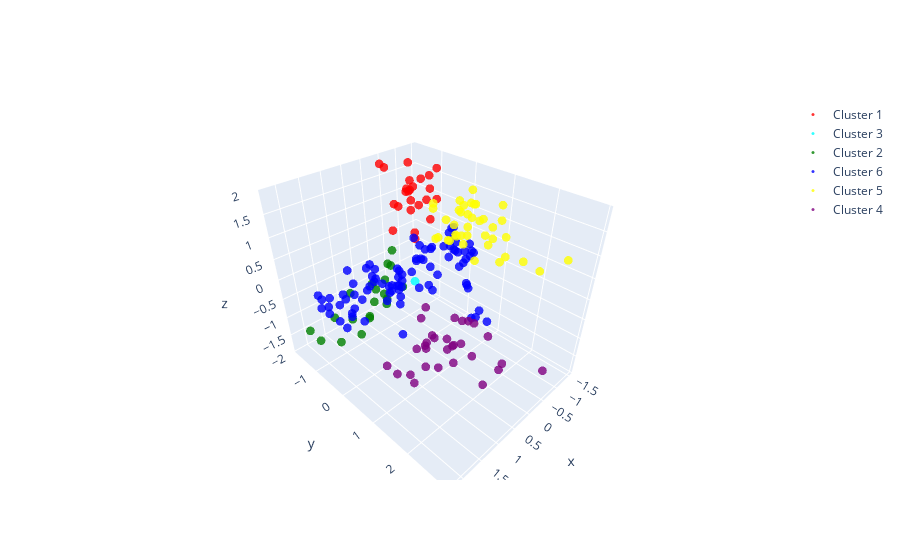

The notebook cell this image was saved under:
### Code cell
from scipy.cluster.hierarchy import fcluster

# Define el número de clusters 
num_clusters = 6

# Añade los clusters a tu DataFrame
df['Cluster_single'] = fcluster(linked, num_clusters, criterion='maxclust')

# Define los colores para cada cluster
colores = ['blue', 'red', 'green', 'cyan', 'purple', 'yellow']

fig = go.Figure()

# Scatter plot para cada cluster
for i in df['Cluster_single'].unique():
  df_cluster = df[df['Cluster_single'] == i]
  fig.add_trace(go.Scatter3d(
    x = df_cluster['Age'], 
    y = df_cluster['Annual Income'], 
    z = df_cluster['Spending Score'], 
    mode = 'markers',
    marker = dict(
      size = 3,
      color = colores[i % len(colores)],
      opacity = 0.8
    ),
    name = 'Cluster ' + str(i)
  ))

fig.show()
